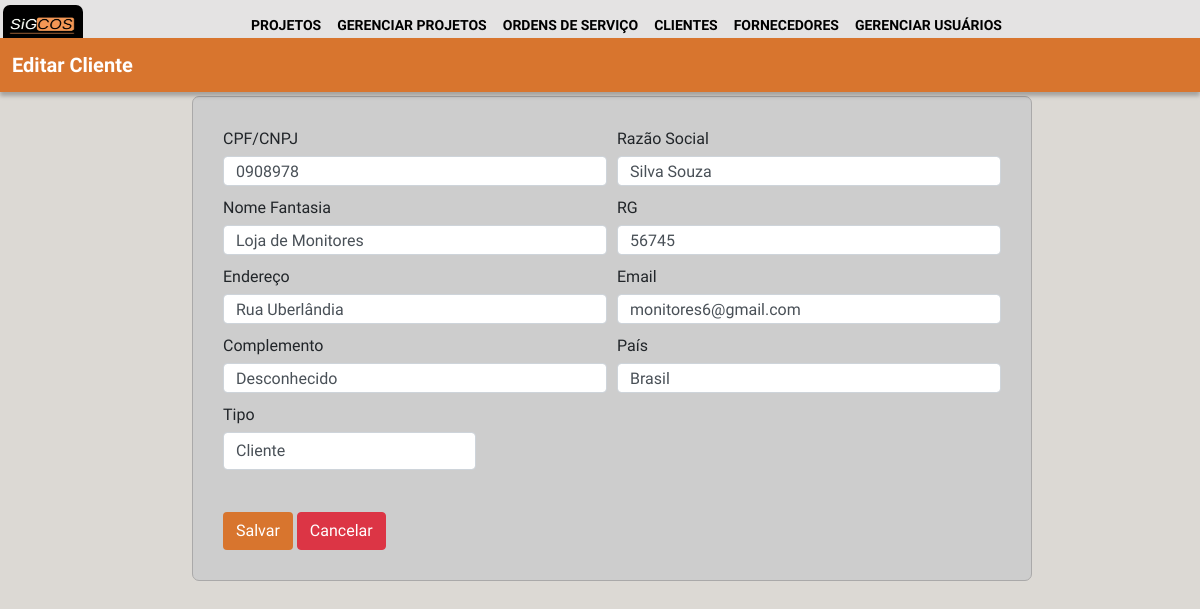
The app's page /cliente/3 (signed in), older data.
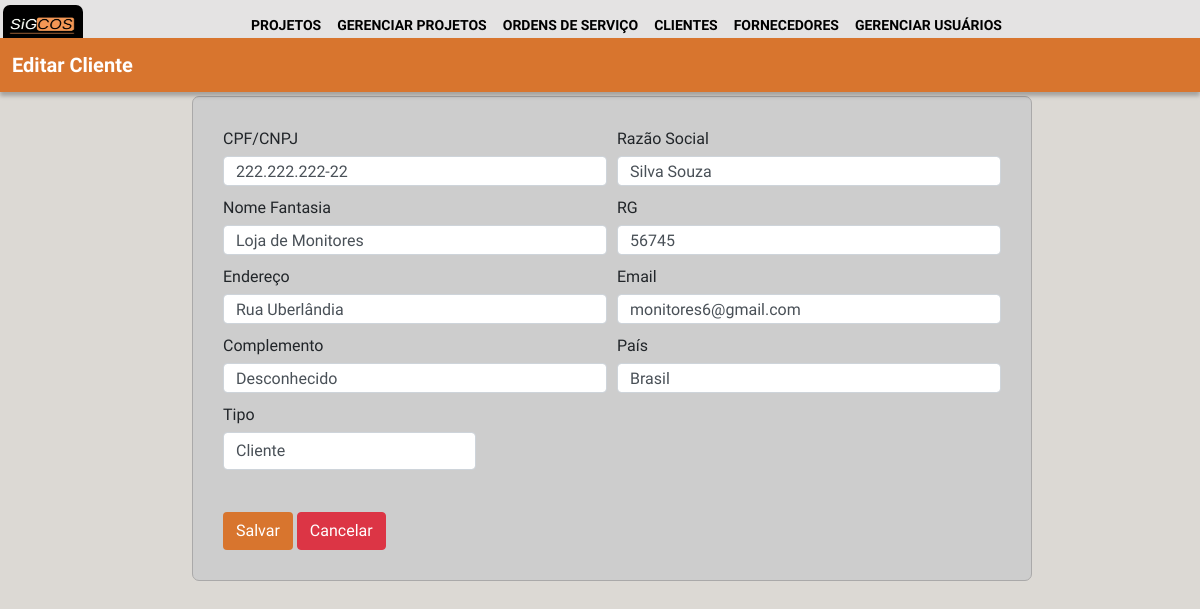
The same page, newer data.
### login/models.py (models this page shows, shortened)
class fornecedores_clientes (models.Model):
    cpf_cnpj=models.CharField(max_length=255)
    razão_social=models.CharField(max_length=255)
    nome_fantasia=models.CharField(max_length=255)
    rg=models.CharField(max_length=255)
    endereço=models.CharField(max_length=255)
    email=models.CharField(max_length=255)
    complemento=models.CharField(max_length=255)
    tipo=models.CharField(max_length=255)
    pais=models.CharField(max_length=255)
    criado_em = models.DateTimeField(auto_now_add=True)
    atualizado_em = models.DateTimeField(auto_now=True)

### login/views.py (the view)
# urls.py: path('cliente/<int:id>', view_cliente, name = 'view_cliente'),
@group_required("setor_financeiro", "diretor")
def view_cliente(request, id):
    cliente = get_object_or_404(fornecedores_clientes, pk=id)
    form_cliente = Fornecedores_Clientes_Form(instance = cliente)
    def is_financeiro(user):
        return user.groups.filter(name='setor_financeiro').exists()
    if (request.method == "POST"):
        form_cliente = Fornecedores_Clientes_Form(request.POST, instance = cliente)
        if form_cliente.is_valid() and is_financeiro(request.user):
            form_cliente.save()
            return redirect('lista_clientes')
        else:
            return redirect(autentic_necessaria)
    else:
        return render(request, 'financeiro/cliente.html', {'form_cliente':form_cliente, 'cliente' : cliente})

### login/autentic.py (called while the page is built)
def group_required(*group_names):
    def in_groups(u):
        if u.is_authenticated:
            if bool(u.groups.filter(name__in=group_names)) | u.is_superuser:
                return True
        return False
    return user_passes_test(in_groups, login_url='autentic_necessaria')

### login/templates/financeiro/cliente.html (shortened to what this page needs)
{% extends 'base.html' %}
{% load static %}
{% block content %}
<link rel="stylesheet" href="https://cdn.jsdelivr.net/npm/bootstrap@4.0.0/dist/css/bootstrap.min.css">
<link rel="stylesheet" href="{% static 'css/crud_cf.css' %}">
<body>
    <div class="retangulo fixed-top" style="margin-top: 3.2%;">
        <div id="ret1">Editar Cliente </div>
    </div>
    <div class="conteiner" style="margin-top: 8%;">
        <form action="" method="POST">
            <div class="form-row">
                <div class="col-md-6">
                    <label for="cnpj" class="form-label">CPF/CNPJ</label>
                    {{form_cliente.cpf_cnpj}}
                </div>
                <div class="col-md-6">
                    <label for="razaoSocial" class="form-label">Razão Social</label>
                    {{form_cliente.razão_social}}
                </div>
                <div class="col-md-6">
                    <label for="nomeFant" class="form-label">Nome Fantasia</label>
                    {{form_cliente.nome_fantasia}}
                </div>
                <div class="col-md-6">
                    <label for="rg" class="form-label">RG</label>
                    {{form_cliente.rg}}
                </div>
                <div class="col-md-6">
                    <label for="endereco" class="form-label">Endereço</label>
                    {{form_cliente.endereço}}
                </div>
                <div class="col-md-6">
                    <label for="email" class="form-label">Email</label>
                    {{form_cliente.email}}
                </div>
                <div class="col-md-6">
                    <label for="complemento" class="form-label">Complemento</label>
                    {{form_cliente.complemento}}
                </div>
                <div class="col-md-6">
                    <label for="pais" class="form-label">País</label>
                    {{form_cliente.pais}}
                </div>
                <div class="col-md-4">
                    <label for="tipo" class="form-label">Tipo</label>
                    {{form_cliente.tipo}}
                </div>
                <div class="col-md-12">
                    <div class="buttons">
                        <button type = "submit" id="btnAdc" class="btn btn-laranja">Salvar</button>
                        <button id="btnCanc" class="btn btn-danger" onclick="voltarPagina()">Cancelar</button>
                    </div>
                </div>
            </div>
        </form>
    </div>
{% endblock%}

Row changes from the older to the newer data that the page shows:
changed fornecedores_clientes "Silva Souza": cpf_cnpj "0908978" → "222.222.222-22"
